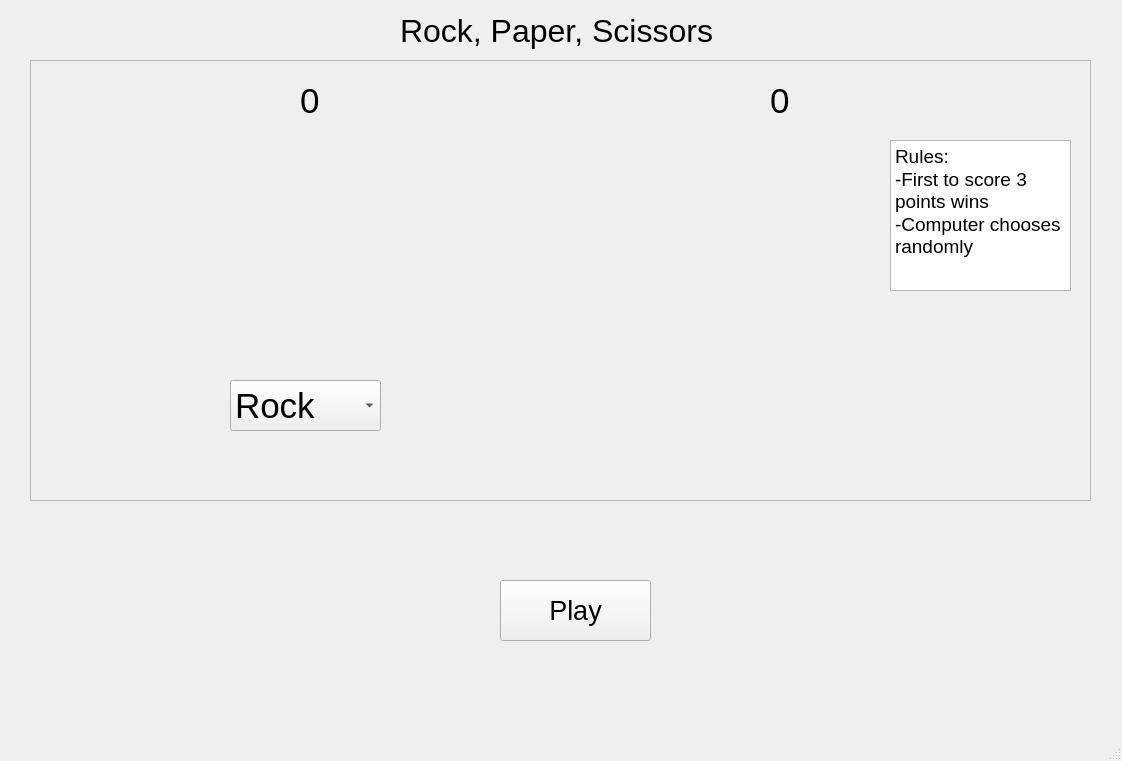
<?xml version="1.0" encoding="UTF-8"?>
<ui version="4.0">
 <class>RockPaperScissors</class>
 <widget class="QMainWindow" name="RockPaperScissors">
  <property name="geometry">
   <rect>
    <x>0</x>
    <y>0</y>
    <width>1122</width>
    <height>761</height>
   </rect>
  </property>
  <property name="windowTitle">
   <string>MainWindow</string>
  </property>
  <widget class="QWidget" name="centralwidget">
   <widget class="QFrame" name="frametop">
    <property name="geometry">
     <rect>
      <x>30</x>
      <y>60</y>
      <width>1061</width>
      <height>441</height>
     </rect>
    </property>
    <property name="font">
     <font>
      <pointsize>26</pointsize>
     </font>
    </property>
    <property name="frameShape">
     <enum>QFrame::StyledPanel</enum>
    </property>
    <property name="frameShadow">
     <enum>QFrame::Raised</enum>
    </property>
    <widget class="QLabel" name="player_move_label">
     <property name="geometry">
      <rect>
       <x>180</x>
       <y>80</y>
       <width>201</width>
       <height>171</height>
      </rect>
     </property>
     <property name="text">
      <string/>
     </property>
     <property name="pixmap">
      <pixmap>sprites/rock.png</pixmap>
     </property>
     <property name="scaledContents">
      <bool>true</bool>
     </property>
    </widget>
    <widget class="QLabel" name="pc_move_label">
     <property name="geometry">
      <rect>
       <x>650</x>
       <y>80</y>
       <width>201</width>
       <height>181</height>
      </rect>
     </property>
     <property name="text">
      <string/>
     </property>
     <property name="pixmap">
      <pixmap>../../../../../Downloads/interrogation.png</pixmap>
     </property>
     <property name="scaledContents">
      <bool>true</bool>
     </property>
    </widget>
    <widget class="QComboBox" name="comboBox">
     <property name="geometry">
      <rect>
       <x>200</x>
       <y>320</y>
       <width>151</width>
       <height>51</height>
      </rect>
     </property>
     <item>
      <property name="text">
       <string>Rock</string>
      </property>
     </item>
     <item>
      <property name="text">
       <string>Scissors</string>
      </property>
     </item>
     <item>
      <property name="text">
       <string>Paper</string>
      </property>
     </item>
    </widget>
    <widget class="QLabel" name="player_score_label">
     <property name="geometry">
      <rect>
       <x>270</x>
       <y>20</y>
       <width>41</width>
       <height>41</height>
      </rect>
     </property>
     <property name="font">
      <font>
       <pointsize>26</pointsize>
       <strikeout>false</strikeout>
      </font>
     </property>
     <property name="layoutDirection">
      <enum>Qt::LeftToRight</enum>
     </property>
     <property name="text">
      <string>0</string>
     </property>
     <property name="textFormat">
      <enum>Qt::PlainText</enum>
     </property>
    </widget>
    <widget class="QLabel" name="pc_score_label">
     <property name="geometry">
      <rect>
       <x>740</x>
       <y>20</y>
       <width>41</width>
       <height>41</height>
      </rect>
     </property>
     <property name="font">
      <font>
       <pointsize>26</pointsize>
       <strikeout>false</strikeout>
      </font>
     </property>
     <property name="layoutDirection">
      <enum>Qt::LeftToRight</enum>
     </property>
     <property name="text">
      <string>0</string>
     </property>
     <property name="textFormat">
      <enum>Qt::PlainText</enum>
     </property>
    </widget>
    <widget class="QTextEdit" name="textEdit">
     <property name="geometry">
      <rect>
       <x>860</x>
       <y>80</y>
       <width>181</width>
       <height>151</height>
      </rect>
     </property>
     <property name="html">
      <string>&lt;!DOCTYPE HTML PUBLIC &quot;-//W3C//DTD HTML 4.0//EN&quot; &quot;http://www.w3.org/TR/REC-html40/strict.dtd&quot;&gt;
&lt;html&gt;&lt;head&gt;&lt;meta name=&quot;qrichtext&quot; content=&quot;1&quot; /&gt;&lt;style type=&quot;text/css&quot;&gt;
p, li { white-space: pre-wrap; }
&lt;/style&gt;&lt;/head&gt;&lt;body style=&quot; font-family:'Ubuntu'; font-size:26pt; font-weight:400; font-style:normal;&quot;&gt;
&lt;p style=&quot; margin-top:0px; margin-bottom:0px; margin-left:0px; margin-right:0px; -qt-block-indent:0; text-indent:0px;&quot;&gt;&lt;span style=&quot; font-size:14pt;&quot;&gt;Rules:&lt;/span&gt;&lt;/p&gt;
&lt;p style=&quot; margin-top:0px; margin-bottom:0px; margin-left:0px; margin-right:0px; -qt-block-indent:0; text-indent:0px;&quot;&gt;&lt;span style=&quot; font-size:14pt;&quot;&gt;-First to score 3 points wins&lt;/span&gt;&lt;/p&gt;
&lt;p style=&quot; margin-top:0px; margin-bottom:0px; margin-left:0px; margin-right:0px; -qt-block-indent:0; text-indent:0px;&quot;&gt;&lt;span style=&quot; font-size:14pt;&quot;&gt;-Computer chooses randomly&lt;/span&gt;&lt;/p&gt;&lt;/body&gt;&lt;/html&gt;</string>
     </property>
    </widget>
   </widget>
   <widget class="QPushButton" name="play_button">
    <property name="geometry">
     <rect>
      <x>500</x>
      <y>580</y>
      <width>151</width>
      <height>61</height>
     </rect>
    </property>
    <property name="font">
     <font>
      <pointsize>20</pointsize>
     </font>
    </property>
    <property name="text">
     <string>Play</string>
    </property>
   </widget>
   <widget class="QLabel" name="label">
    <property name="geometry">
     <rect>
      <x>400</x>
      <y>10</y>
      <width>351</width>
      <height>41</height>
     </rect>
    </property>
    <property name="font">
     <font>
      <pointsize>24</pointsize>
     </font>
    </property>
    <property name="text">
     <string>Rock, Paper, Scissors</string>
    </property>
   </widget>
  </widget>
  <widget class="QMenuBar" name="menubar">
   <property name="geometry">
    <rect>
     <x>0</x>
     <y>0</y>
     <width>1122</width>
     <height>22</height>
    </rect>
   </property>
  </widget>
  <widget class="QStatusBar" name="statusbar"/>
 </widget>
 <resources/>
 <connections/>
</ui>
